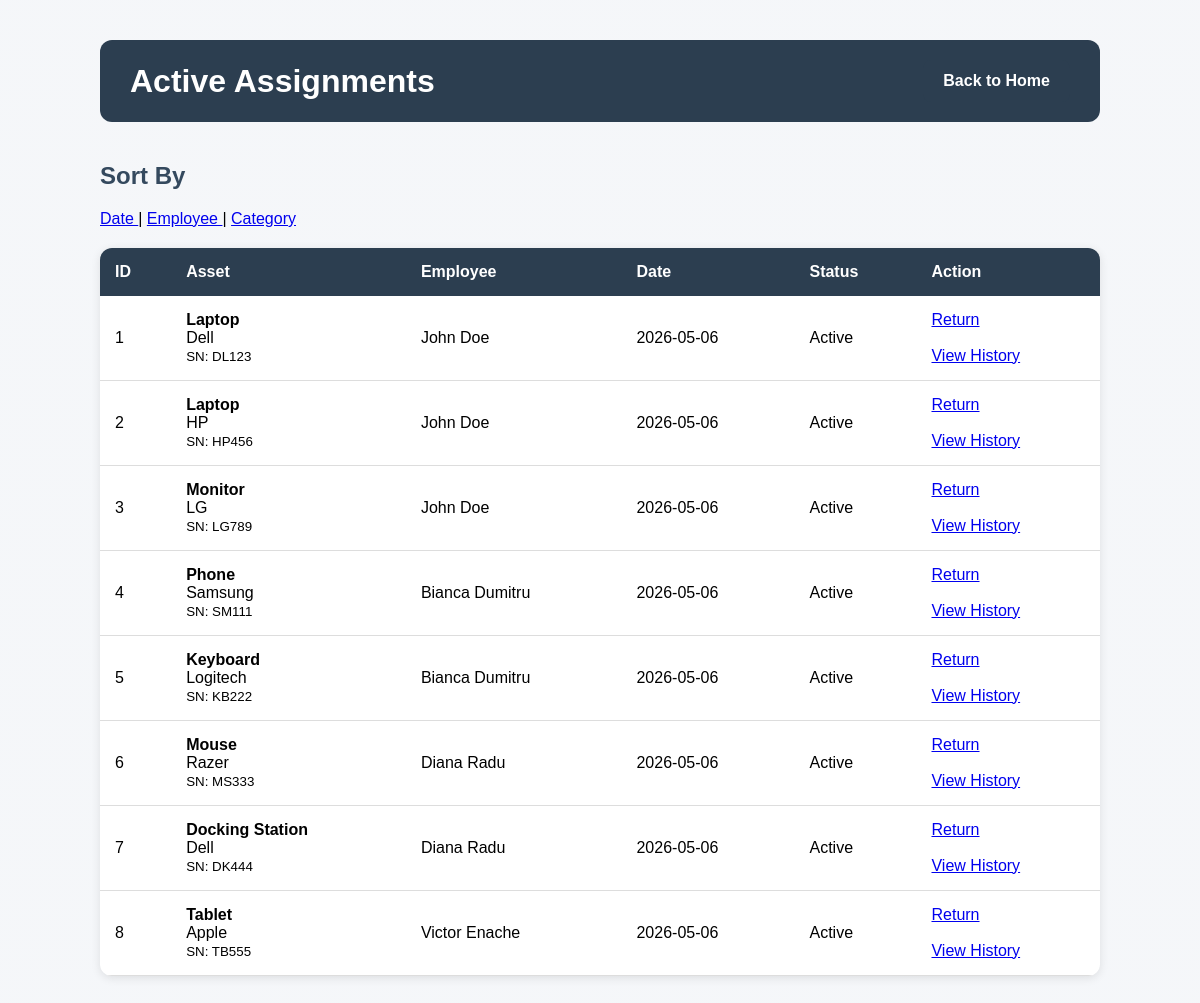
/assignments, run on an earlier commit of the app's database.
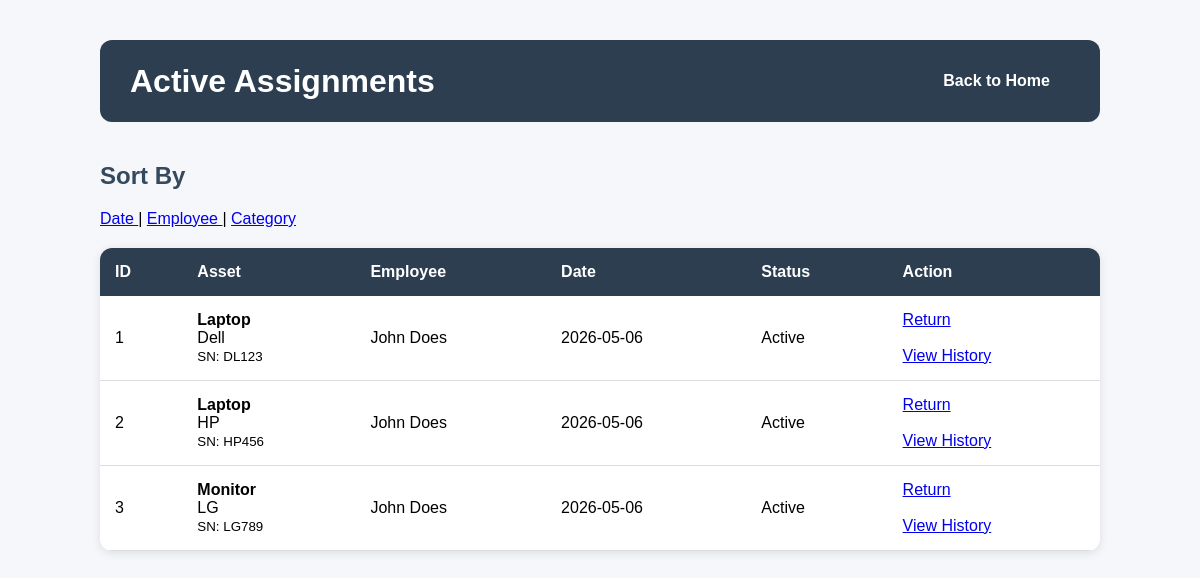
And on a later commit of the database.
### tables this page shows
CREATE TABLE assignments (
        id INTEGER PRIMARY KEY AUTOINCREMENT,
        asset_id INTEGER NOT NULL,
        employee_id INTEGER NOT NULL,
        assigned_date TEXT NOT NULL,
        returned_date TEXT,
        status TEXT NOT NULL DEFAULT 'Active',

        FOREIGN KEY (asset_id) REFERENCES assets(id),
        FOREIGN KEY (employee_id) REFERENCES employees(id)
    );

CREATE TABLE assets (
        id INTEGER PRIMARY KEY AUTOINCREMENT,
        category TEXT,
        brand TEXT,
        serial_number TEXT UNIQUE,
        status TEXT NOT NULL DEFAULT 'Available',
        purchase_date TEXT
    );

CREATE TABLE employees (
        id INTEGER PRIMARY KEY AUTOINCREMENT,
        first_name TEXT NOT NULL,
        last_name TEXT NOT NULL,
        department TEXT
    );

### routes/assignments.py (the view)
    @app.route("/assignments")
    def list_assignments():
        sort_by = request.args.get("sort", "assigned_date")
        data = get_active_assignments(sort_by)
        return render_template("assignments/list.html",assignments=data)

### templates/assignments/list.html (shortened to what this page needs)
<!DOCTYPE html>
<html>
<head>
    <link rel="stylesheet"
          href="{{ url_for('static', filename='style.css') }}">
</head>
<body>
<div class="container">
    <div class="page-header">
        <h1>Active Assignments</h1>
        <a href="/" class="btn">
            Back to Home
        </a>
    </div>
    <h2>Sort By</h2>
    <p>
        <a href="/assignments?sort=date">
            Date
        </a>
        |
        <a href="/assignments?sort=name">
            Employee
        </a>
        |
        <a href="/assignments?sort=category">
            Category
        </a>
    </p>
    <table>
        <tr>
            <th>ID</th>
            <th>Asset</th>
            <th>Employee</th>
            <th>Date</th>
            <th>Status</th>
            <th>Action</th>
        </tr>
        {% for row in assignments %}
        <tr>
            <td>
                {{ row["assignment_id"] }}
            </td>
            <td>
                <b>
                    {{ row["category"] }}
                </b>
                <br>
                {{ row["brand"] }}
                <br>
                <small>
                    SN:
                    {{ row["serial_number"] }}
                </small>
            </td>
            <td>
                {{ row["first_name"] }}
                {{ row["last_name"] }}
            </td>
            <td>
                {{ row["assigned_date"] }}
            </td>
            <td>
                {{ row["status"] }}
            </td>
            <td>
                <a href="/return/{{ row['assignment_id'] }}">
                    Return
                </a>
                <br><br>
                <a href="/asset/{{ row['asset_id'] }}">
                    View History
                </a>
            </td>
        </tr>
        {% endfor %}
    </table>
</div>
</body>
</html>

### design/style.css (style rules this page uses)
body { font-family: Arial, sans-serif; background-image: linear-gradient( rgba(244, 246, 249, 0.92), rgba(244, 246, 249, 0.92) ), url("https://images.unsplash.com/photo-1497366754035-f200968a6e72?q=80&w=1600&auto=format&fit=crop"); background-size: cover; background-position: center; background-attachment: fixed; margin: 0; padding: 40px; }
.container { max-width: 1000px; margin: auto; }
h1 { color: #2c3e50; margin-bottom: 10px; }
h2 { color: #34495e; margin-top: 40px; }
.btn { display: inline-block; background-color: #2c3e50; color: white; padding: 12px 20px; border-radius: 8px; text-decoration: none; font-weight: bold; border: none; cursor: pointer; transition: 0.2s; }
table { width: 100%; border-collapse: collapse; background: white; border-radius: 12px; overflow: hidden; box-shadow: 0px 2px 10px rgba(0,0,0,0.1); margin-top: 20px; }
table th { background-color: #2c3e50; color: white; padding: 15px; text-align: left; }
table td { padding: 15px; border-bottom: 1px solid #ddd; }
.page-header { display: flex; justify-content: space-between; align-items: center; margin-bottom: 30px; background-color: #2c3e50; padding: 20px 30px; border-radius: 12px; }
.page-header h1 { margin: 0; color: white; }

What changed in the data, as far as the page shows it:
removed assignments: assignment_id "4", category "Phone", brand "Samsung", serial_number "SM111", first_name "Bianca", last_name "Dumitru", assigned_date "2026-05-06", status "Active"
removed assignments: assignment_id "5", category "Keyboard", brand "Logitech", serial_number "KB222", first_name "Bianca", last_name "Dumitru", assigned_date "2026-05-06", status "Active"
removed assignments: assignment_id "6", category "Mouse", brand "Razer", serial_number "MS333", first_name "Diana", last_name "Radu", assigned_date "2026-05-06", status "Active"
removed assignments: assignment_id "7", category "Docking Station", brand "Dell", serial_number "DK444", first_name "Diana", last_name "Radu", assigned_date "2026-05-06", status "Active"
removed assignments: assignment_id "8", category "Tablet", brand "Apple", serial_number "TB555", first_name "Victor", last_name "Enache", assigned_date "2026-05-06", status "Active"
changed assignments "Dell": last_name "Doe" → "Does"
changed assignments "HP": last_name "Doe" → "Does"
changed assignments "Monitor": last_name "Doe" → "Does"
